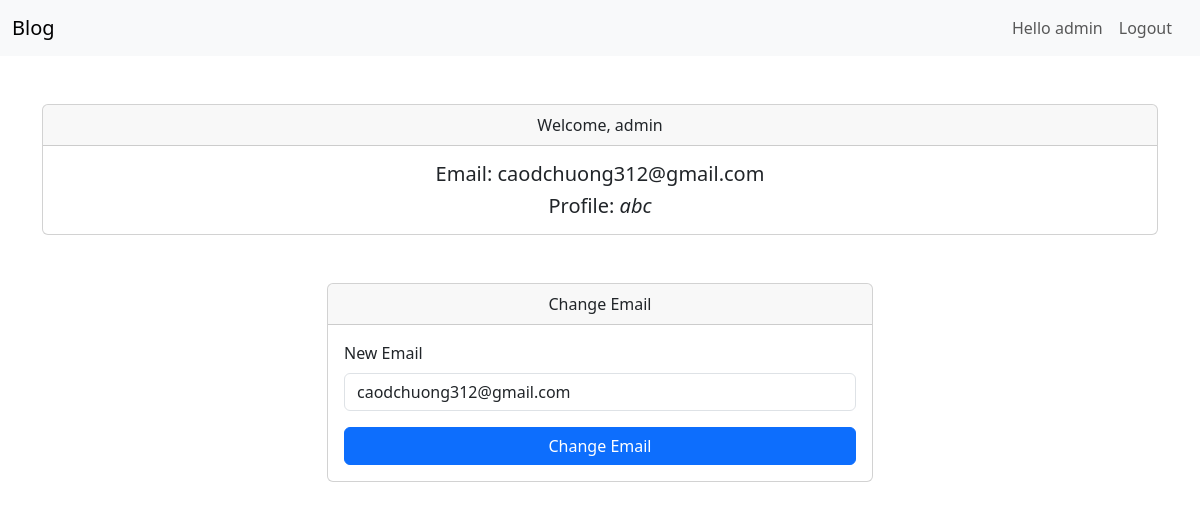
The app's page /profile.php (signed in) with its own data.
### tables this page shows
CREATE TABLE `users` (
  `id` int NOT NULL AUTO_INCREMENT,
  `username` varchar(50) NOT NULL,
  `password` varchar(128) NOT NULL,
  `email` varchar(100) NOT NULL,
  `profile` text,
  PRIMARY KEY (`id`)
);

### profile.php (the view, shortened to what this page needs)
<!DOCTYPE html>
<html lang="en">
<head>
    <link href="https://cdn.jsdelivr.net/npm/bootstrap@5.3.2/dist/css/bootstrap.min.css" rel="stylesheet">
</head>
<body>
<?php
    include_once 'nav.php';
    include_once 'dbconnect.php';
    $username = $_SESSION['username'];
    $sql = "SELECT * FROM users WHERE username = ?";
    $stmt = $conn->prepare($sql);
    $stmt->bind_param("s", $username);
    $stmt->execute();
    $result = $stmt->get_result();
    if($result){
        $user = mysqli_fetch_assoc($result);
?>
        <div class="container mt-5">
            <div class="card text-center">
                <div class="card-header">Welcome, <?=$user['username']?></div>
                <div class="card-body">
                    <h5 class="card-title">Email: <?=$user['email']?></h5>
                    <h5 class="card-text">Profile: <i><?=$user['profile']?></i></h5>
                </div>
            </div>
        </div>
    <div class="container mt-5">
        <div class="row justify-content-center">
            <div class="col-md-6">
                <div class="card">
                    <div class="card-header text-center">Change Email</div>
                    <div class="card-body">
                        <form method="post" action="csrfcheck.php">
                            <div class="mb-3">
                                <label for="newEmail" class="form-label">New Email</label>
                                <input type="email" class="form-control" id="newEmail" name="newEmail" value="<?=$user['email']?>">
                            </div>
                            <div class="d-grid">
                                <button type="submit" class="btn btn-primary">Change Email</button>
                            </div>
                        </form>
                    </div>
                </div>
            </div>
        </div>
    </div>
<?php
    } else {
        echo 'Error fetching user data';
    }
?>
</body>
</html>

### records on screen
users: username "admin", email "caodchuong312@gmail.com", profile "abc", newEmail "caodchuong312@gmail.com"

### other values on screen
$_SESSION['username'] "admin"
